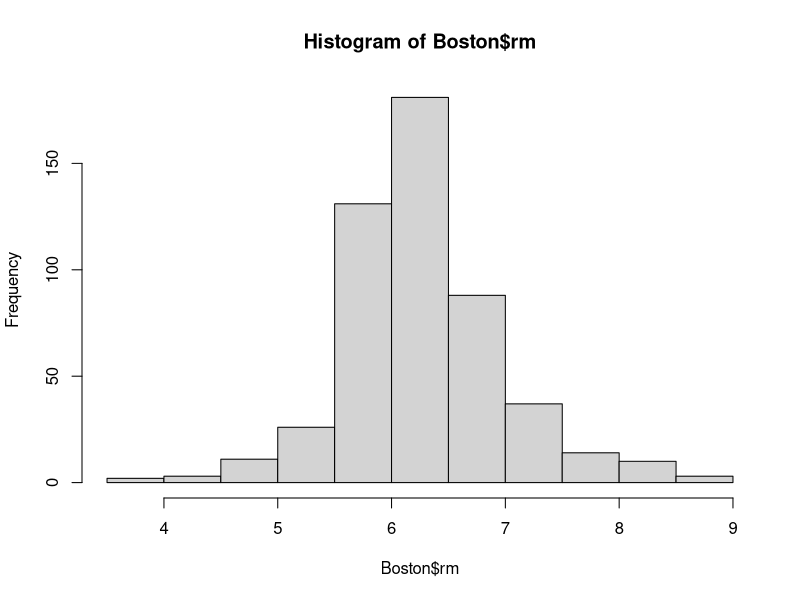
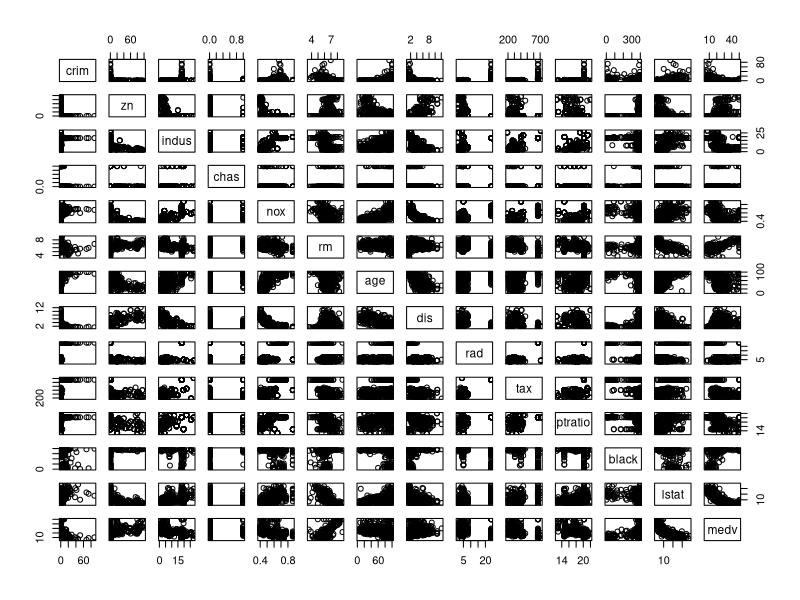
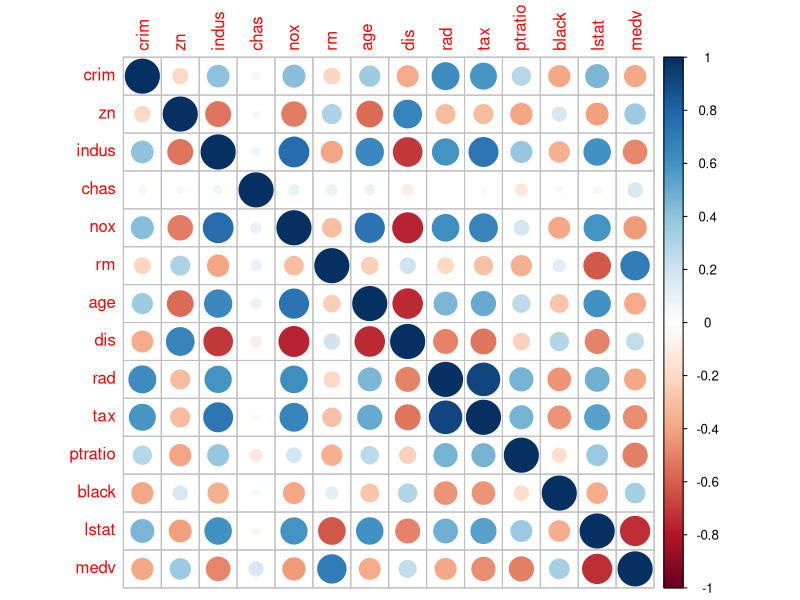
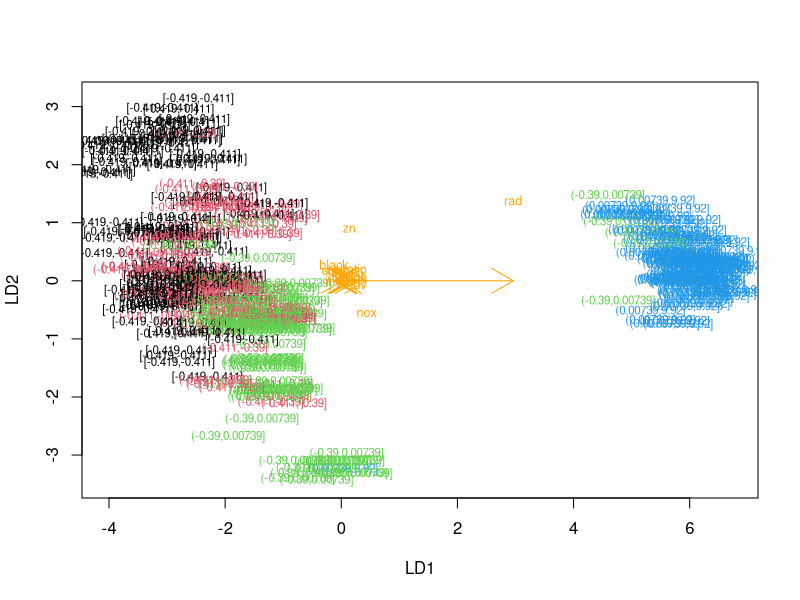
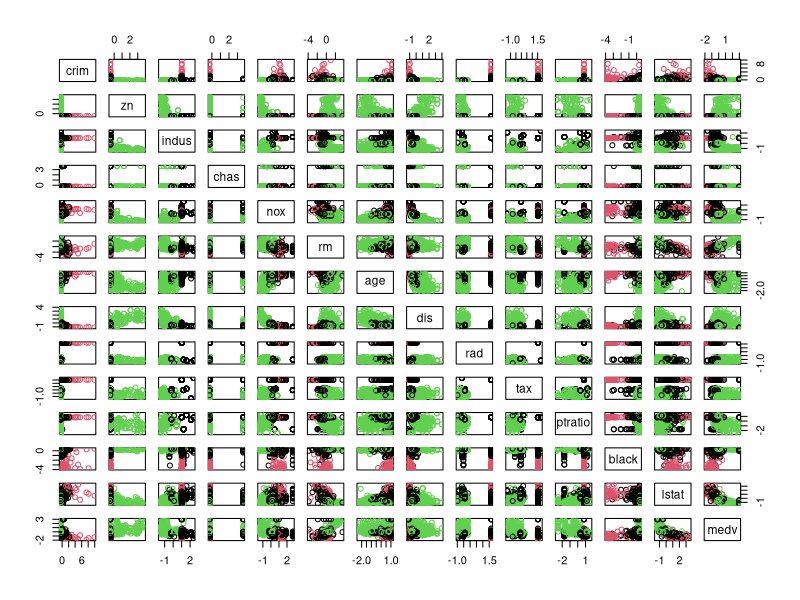

Reproduce these figures in R, in order.
## ---- chunk 1

library (MASS)
data("Boston")
str(Boston)
dim(Boston)

## ---- chunk 2
summary(Boston)

hist_rm <- hist(Boston$rm)

## ---- chunk 3

pairs(Boston)

cor_matrix <- cor(Boston)
cor_matrix

library(corrplot)
corrplot(cor_matrix)

## ---- chunk 4

Boston_scaled <- scale(Boston)
summary(Boston_scaled)
class(Boston_scaled)
Boston_scaled2 <- as.data.frame(Boston_scaled)

## ---- chunk 5

summary(Boston_scaled2$crim)

## ---- chunk 6

quantile_vector <- quantile(Boston_scaled2$crim)
quantile_vector

crime <- cut(Boston_scaled2$crim, breaks = quantile_vector, include.lowest = TRUE)

library(dplyr)

Boston_scaled2 <- dplyr::select(Boston_scaled2, -crim)
Boston_scaled2 <- data.frame(Boston_scaled2, crime)

## ---- chunk 7

n <- nrow(Boston_scaled2)
ind <- sample(n, size = n * 0.8)
train <- Boston_scaled2 [ind,]
test <- Boston_scaled2 [-ind,]

## ---- chunk 8
lda.fit <- lda(crime ~ ., data=train)
lda.fit

lda.arrows <- function (x, myscale = 1, arrow_heads = 0.1,
color = "orange", tex=0.75, choices = c(1,2)) {
  heads <- coef (x)
  arrows(x0 = 0, y0 = 0,
        x1 = myscale * heads[,choices [1]],
        x2 = myscale * heads[,choices [2]], col=color,
lenght = arrow_heads)
  text(myscale * heads[,choices], labels= row.names(heads),
        cex = tex, col=color, pos=3)
}

classes <- as.numeric(train$crime)

plot(lda.fit, dimen = 2, col = classes, pch = classes)
lda.arrows(lda.fit, myscale = 1)

## ---- chunk 9

crime_categories <- as.numeric(test$crime)

library(dplyr)

test_data <- dplyr::select(test, -crime)
test_data <- data.frame(test_data, crime_categories)

## ---- chunk 10

lda.pred <- predict(lda.fit, newdata = test_data)

table (correct = crime_categories, predicted = lda.pred$class)

## ---- chunk 11

library(MASS)
data("Boston")
Boston_stand <- scale(Boston)

## ---- chunk 12

dist <- dist(Boston_stand)
summary(dist)

dist_manhattan <- dist(Boston_stand, method = 'manhattan')
summary(dist_manhattan)
## ---- chunk 13
kmeans <- kmeans(Boston_stand, centers = 3)

pairs(Boston_stand, col = kmeans$cluster)
